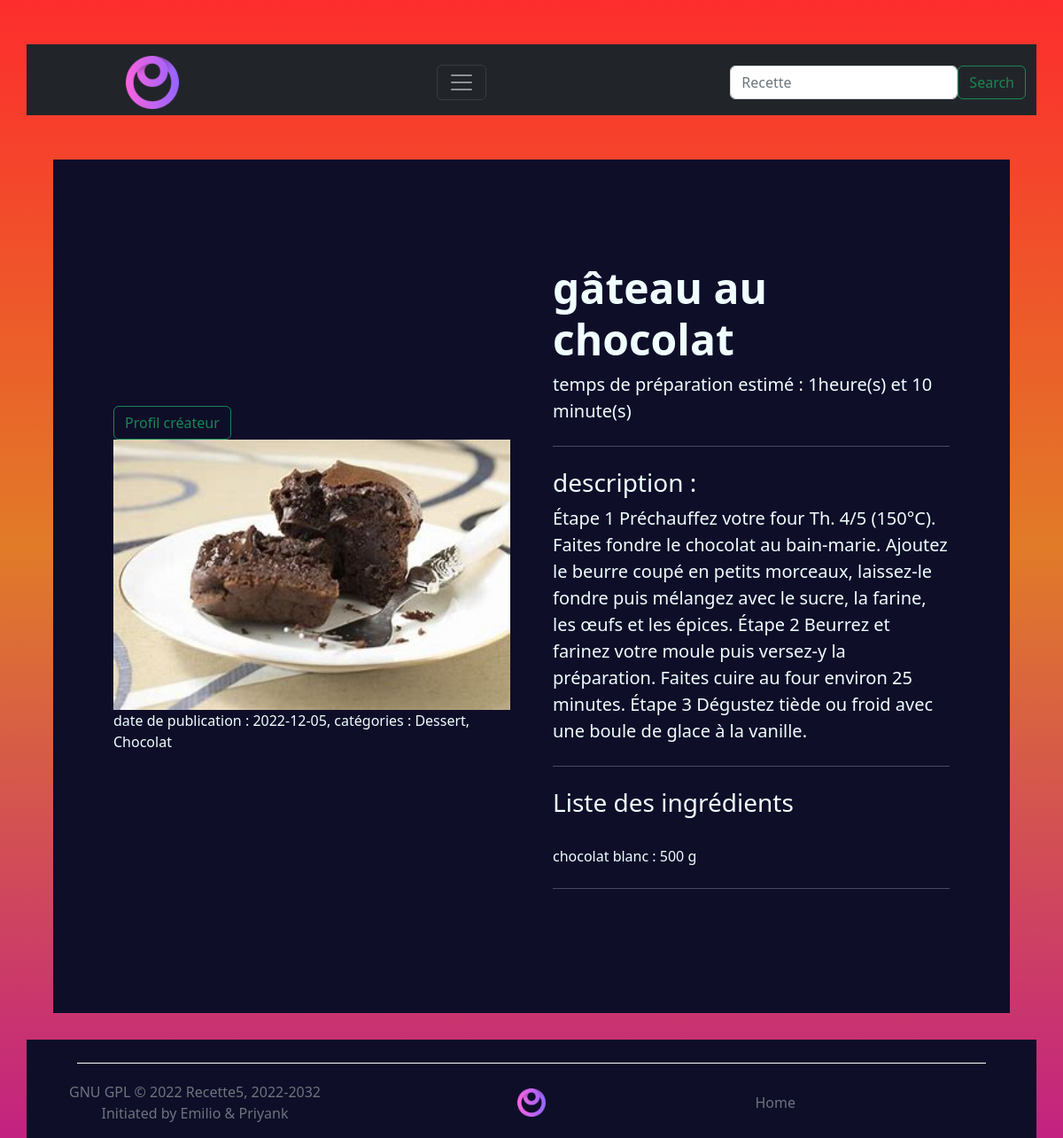
The app's page /index.php?module=recette&action=afficherMaRecette&idRecette=163 with its own data.
### tables this page shows
CREATE TABLE `photo` (
  `idPhoto` bigint(20) UNSIGNED NOT NULL,
  `photo` varchar(50) DEFAULT NULL,
  `idRecette` bigint(20) UNSIGNED DEFAULT NULL
);

CREATE TABLE `Recette` (
  `idRecette` bigint(20) UNSIGNED NOT NULL,
  `titre` varchar(50) DEFAULT NULL,
  `tpsPreparration` int(11) DEFAULT NULL,
  `datePublication` date DEFAULT NULL,
  `description` varchar(1000) DEFAULT NULL,
  `noteAnnexe` varchar(50) DEFAULT NULL,
  `vegan` tinyint(1) DEFAULT NULL,
  `idUtilisateur` bigint(20) UNSIGNED DEFAULT NULL
);

CREATE TABLE `sousCategorie` (
  `idSousCategorie` bigint(20) UNSIGNED NOT NULL,
  `nomSousCategorie` varchar(50) NOT NULL,
  `idCategorie` bigint(20) UNSIGNED NOT NULL
);

CREATE TABLE `Categorie` (
  `idCategorie` bigint(20) UNSIGNED NOT NULL,
  `nom` varchar(50) DEFAULT NULL
);

CREATE TABLE `Utiliser` (
  `idRecette` bigint(20) UNSIGNED NOT NULL,
  `idIngredient` bigint(20) UNSIGNED NOT NULL,
  `Quantite` double DEFAULT NULL,
  `unite` varchar(50) DEFAULT NULL
);

CREATE TABLE `Ingredient` (
  `idIngredient` bigint(20) UNSIGNED NOT NULL,
  `nomIngredient` varchar(50) DEFAULT NULL
);

### module/mod_recette/mod_recette.php (called while the page is built, shortened)
<?php
    class ModRecette{
        public   function __construct() {
            $this->con=new ContRecette;
            $this->con->exec();
        }
    }
?>

### index.php (called while the page is built, shortened)
<?php
require_once('module/mod_recette/mod_recette.php');
$module = isset($_GET['module']) ? $_GET['module'] : 'rien' ;
switch ($module) {
      case "recette":
        new ModRecette();
      break;
}
include_once('template.php');
?>

### module/mod_recette/modele_recette.php (called while the page is built, shortened)
<?php
    class ModeleRecette extends Connexion{
         public function afficherPhoto($recette){
            $bdd=parent::$bdd;
            $sth = $bdd->prepare("SELECT photo FROM photo where idRecette=? ");
            $sth->execute(array($recette));
            $row = $sth->fetch();
            return $row;
         }
       public function  afficherMaRecette($idRecette){
        $bdd=parent::$bdd;
        $sthh = $bdd->prepare('SELECT * from Recette NATURAL join photo where idRecette=?') ;
            $sthh->execute(array($idRecette));
            $rows= $sthh->fetch();
            return $rows;
       }
       public function  afficherIngredientDeMaRecette($idRecette){
        $bdd=parent::$bdd;
        $sth=$bdd->prepare("SELECT idIngredient,nomIngredient,unite,Quantite FROM Utiliser NATURAL JOIN Ingredient WHERE idRecette=? ORDER BY idIngredient");
        $sth->execute(array($idRecette));
        $rows= $sth->fetchAll();
        return $rows;
       }
      public function afficherCategories($cat){
         $bdd = parent::$bdd;
         $sth = $bdd->prepare("SELECT idSousCategorie from Appartenir where idRecette=?");
         $sth->execute(array($cat));
         $row = $sth->fetch();
         if(isset($row['idSousCategorie'])){
            $sth2 = $bdd->prepare("SELECT nom , nomSousCategorie from Appartenir NATURAL JOIN Categorie NATURAL JOIN sousCategorie where idRecette=?");
            $sth2->execute(array($cat));
            $row2 = $sth2->fetch();
            return $row2;
         }else{
            $sth3 = $bdd->prepare("SELECT nom  from Appartenir NATURAL JOIN Categorie  where idRecette=?");
            $sth3->execute(array($cat));
            $row3 = $sth3->fetch();
            return $row3;
         }
      }
   }
?>

### module/mod_recette/vue_recette.php (the view, shortened to what this page needs)
<?php
class VueRecette extends VueGenerique
{
    public function afficherMaRecette($recette, $photo, $Ingredient, $commentaires, $categorie)
    {
        echo '
         <section class="py-5">
         <div class="container px-4 px-lg-5 my-5">
         <div class="row gx-4 gx-lg-5 align-items-center">
             <div class="col-md-6">';
        if (isset($_SESSION['id']) && $_SESSION['id'] == $recette['idUtilisateur']) echo '<a href="index.php?module=recette&action=AffichermodifierMaRecette&idRecette=' . htmlspecialchars($recette['idRecette']) . '"><button type="button" id="suppIngredient" class="btn btn-outline-primary" />Modifier</button></a>
                     <button type="button" class="btn btn-outline-danger" data-bs-toggle="modal" data-bs-target="#supprimer">Supprimer</button>
                    <div class="modal fade" id="supprimer" tabindex="-1" aria-labelledby="supprimer" aria-hidden="true">
                    <div class="modal-dialog modal-sm">
                        <div class="modal-content">
                        <div class="modal-header">
                            <h1 class="modal-title fs-5" id="supprimer" id="black">Voulez-vous vraiment supprimer cette recette ?</h1>
                            <button type="button" class="btn-close" data-bs-dismiss="modal" aria-label="Close"></button>
                        </div>
                        <div class="modal-body" id="supprimerRecette" >
                        </div>
                        </div>
                    </div>
                    </div>';
        else echo '<a href="index.php?module=profil&action=afficherProfilUtilisateur&idUtilisateur=' . $recette['idUtilisateur'] . '" ><button type="button" id="suppIngredient" class="btn btn-outline-success" />Profil créateur</button></a>';
        if ($photo['photo'] == NULL) echo '<img class="card-img-top mb-5 mb-md-0" src="image/image_recette/plat.png" alt="photo de la recette">';
        else echo '<img class="card-img-top mb-5 mb-md-0" src="image/image_recette/' . $photo['photo'] . '" alt="photo de la recette">';
        echo '<p>date de publication : ' . $recette['datePublication'] . ', catégories : ';
        if (isset($categorie['nom'])) echo $categorie['nom'];
        if (isset($categorie['nomSousCategorie'])) echo ', ' . $categorie['nomSousCategorie'];
        echo '</p></div>
             <div class="col-md-6">
                 <h1 class="display-5 fw-bolder">' . htmlspecialchars($recette['titre']) . '</h1>
                 <p class="lead">temps de préparation estimé : ';
        if (floor((htmlspecialchars($recette['tpsPreparration']) / 60)) != 0) echo floor((htmlspecialchars($recette['tpsPreparration']) / 60)) . 'heure(s) et ';
        echo (htmlspecialchars($recette['tpsPreparration']) % 60) . ' minute(s)</p>
                 <hr class="my-4">
                 <div class="fs-5 mb-2">';
        echo '</div>
                 <h3>description : </h3>
                 <p class="lead" id="descriptionAffichage">' . htmlspecialchars($recette['description']) . '</p>';
        echo '<hr class="my-4"><h3>Liste des ingrédients</h3>';
        foreach ($Ingredient as $value)
        {
            echo '<br> ' . htmlspecialchars($value['nomIngredient']) . ' : ' . htmlspecialchars($value['Quantite']) . ' ' . htmlspecialchars($value['unite']) . '';
        }
        echo '
                  <hr class="my-4">
                 <div class="d-flex">';
        echo '<div id="nbLike"></div>
                 </div>
             </div>
         </div>
     </div>
     </section>
      ';
    }
}
?>

### records on screen
photo: photo (picture), idRecette.datePublication "2022-12-05", idRecette.titre "gâteau au chocolat", floor((htmlspecialchars($recette['tpsPreparration'])/60)) "1", htmlspecialchars($recette['tpsPreparration'])%60 "10", idRecette.description "Étape 1 Préchauffez votre four Th. 4/5 (150°C). Faites fondre le chocolat au bain-marie. Ajoutez le beurre coupé en petits morceaux, laissez-le fondre puis mélangez avec le sucre, la farine, les œufs et les épices. Étape 2 Beurrez et farinez votre moule puis versez-y la préparation. Faites cuire au four environ 25 minutes. Étape 3 Dégustez tiède ou froid avec une boule de glace à la vanille."
souscategorie: idCategorie.nom "Dessert", nomSousCategorie "Chocolat"
utiliser: idIngredient.nomIngredient "chocolat blanc", Quantite "500", unite "g"
